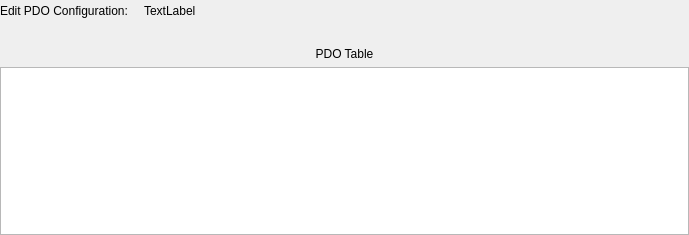
<?xml version="1.0" encoding="UTF-8"?>
<ui version="4.0">
 <class>C_SdNdeCoPdoWidget</class>
 <widget class="QWidget" name="C_SdNdeCoPdoWidget">
  <property name="geometry">
   <rect>
    <x>0</x>
    <y>0</y>
    <width>689</width>
    <height>235</height>
   </rect>
  </property>
  <property name="windowTitle">
   <string>C_SdNdeCoPdoWidget</string>
  </property>
  <layout class="QVBoxLayout" name="verticalLayout">
   <property name="leftMargin">
    <number>0</number>
   </property>
   <property name="topMargin">
    <number>0</number>
   </property>
   <property name="rightMargin">
    <number>0</number>
   </property>
   <property name="bottomMargin">
    <number>0</number>
   </property>
   <item>
    <layout class="QVBoxLayout" name="verticalLayout_2">
     <item>
      <spacer name="verticalSpacer">
       <property name="orientation">
        <enum>Qt::Vertical</enum>
       </property>
       <property name="sizeType">
        <enum>QSizePolicy::Fixed</enum>
       </property>
       <property name="sizeHint" stdset="0">
        <size>
         <width>20</width>
         <height>1</height>
        </size>
       </property>
      </spacer>
     </item>
     <item>
      <layout class="QHBoxLayout" name="horizontalLayout">
       <item>
        <widget class="stw::opensyde_gui_elements::C_OgeLabToolTipBase" name="pc_HintToBusLabel">
         <property name="styleRole" stdset="0">
          <string>group-item</string>
         </property>
         <property name="text">
          <string>Edit PDO Configuration:</string>
         </property>
        </widget>
       </item>
       <item>
        <spacer name="horizontalSpacer">
         <property name="orientation">
          <enum>Qt::Horizontal</enum>
         </property>
         <property name="sizeType">
          <enum>QSizePolicy::Fixed</enum>
         </property>
         <property name="sizeHint" stdset="0">
          <size>
           <width>10</width>
           <height>20</height>
          </size>
         </property>
        </spacer>
       </item>
       <item>
        <widget class="stw::opensyde_gui_elements::C_OgeLabToolTipBase" name="pc_LinkToBusLabel">
         <property name="styleRole" stdset="0">
          <string>group-item</string>
         </property>
         <property name="text">
          <string>TextLabel</string>
         </property>
        </widget>
       </item>
       <item>
        <spacer name="horizontalSpacer_2">
         <property name="orientation">
          <enum>Qt::Horizontal</enum>
         </property>
         <property name="sizeHint" stdset="0">
          <size>
           <width>40</width>
           <height>20</height>
          </size>
         </property>
        </spacer>
       </item>
      </layout>
     </item>
     <item>
      <spacer name="verticalSpacer_2">
       <property name="orientation">
        <enum>Qt::Vertical</enum>
       </property>
       <property name="sizeType">
        <enum>QSizePolicy::Fixed</enum>
       </property>
       <property name="sizeHint" stdset="0">
        <size>
         <width>20</width>
         <height>20</height>
        </size>
       </property>
      </spacer>
     </item>
     <item>
      <widget class="stw::opensyde_gui_elements::C_OgeLabToolTipBase" name="pc_LabelNoChannels">
       <property name="styleRole" stdset="0">
        <string>group-item</string>
       </property>
       <property name="text">
        <string>PDO Table</string>
       </property>
       <property name="alignment">
        <set>Qt::AlignCenter</set>
       </property>
      </widget>
     </item>
     <item>
      <widget class="stw::opensyde_gui::C_SdNdeCoPdoTableView" name="pc_PdoTableView"/>
     </item>
     <item>
      <spacer name="pc_VerticalSpacerBottom">
       <property name="orientation">
        <enum>Qt::Vertical</enum>
       </property>
       <property name="sizeType">
        <enum>QSizePolicy::Expanding</enum>
       </property>
       <property name="sizeHint" stdset="0">
        <size>
         <width>0</width>
         <height>0</height>
        </size>
       </property>
      </spacer>
     </item>
    </layout>
   </item>
  </layout>
 </widget>
 <customwidgets>
  <customwidget>
   <class>stw::opensyde_gui_elements::C_OgeLabToolTipBase</class>
   <extends>QLabel</extends>
   <header>C_OgeLabToolTipBase.hpp</header>
  </customwidget>
  <customwidget>
   <class>stw::opensyde_gui::C_SdNdeCoPdoTableView</class>
   <extends>QTableWidget</extends>
   <header>C_SdNdeCoPdoTableView.hpp</header>
  </customwidget>
 </customwidgets>
 <resources/>
 <connections/>
</ui>
